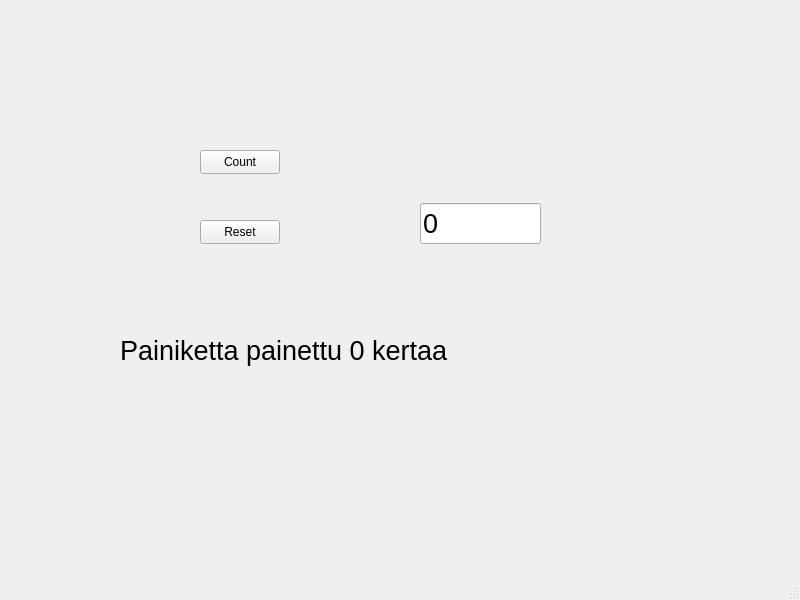
<?xml version="1.0" encoding="UTF-8"?>
<ui version="4.0">
 <class>MainWindow</class>
 <widget class="QMainWindow" name="MainWindow">
  <property name="geometry">
   <rect>
    <x>0</x>
    <y>0</y>
    <width>800</width>
    <height>600</height>
   </rect>
  </property>
  <property name="windowTitle">
   <string>MainWindow</string>
  </property>
  <widget class="QWidget" name="centralwidget">
   <widget class="QLineEdit" name="txtResult">
    <property name="geometry">
     <rect>
      <x>420</x>
      <y>203</y>
      <width>121</width>
      <height>41</height>
     </rect>
    </property>
    <property name="font">
     <font>
      <pointsize>20</pointsize>
     </font>
    </property>
    <property name="text">
     <string>0</string>
    </property>
   </widget>
   <widget class="QLabel" name="labelInfo">
    <property name="geometry">
     <rect>
      <x>120</x>
      <y>330</y>
      <width>421</width>
      <height>41</height>
     </rect>
    </property>
    <property name="font">
     <font>
      <pointsize>20</pointsize>
     </font>
    </property>
    <property name="text">
     <string>Painiketta painettu 0 kertaa</string>
    </property>
   </widget>
   <widget class="QPushButton" name="btnCount">
    <property name="geometry">
     <rect>
      <x>200</x>
      <y>150</y>
      <width>80</width>
      <height>24</height>
     </rect>
    </property>
    <property name="text">
     <string>Count</string>
    </property>
   </widget>
   <widget class="QPushButton" name="btnReset">
    <property name="geometry">
     <rect>
      <x>200</x>
      <y>220</y>
      <width>80</width>
      <height>24</height>
     </rect>
    </property>
    <property name="text">
     <string>Reset</string>
    </property>
   </widget>
  </widget>
  <widget class="QMenuBar" name="menubar">
   <property name="geometry">
    <rect>
     <x>0</x>
     <y>0</y>
     <width>800</width>
     <height>21</height>
    </rect>
   </property>
  </widget>
  <widget class="QStatusBar" name="statusbar"/>
 </widget>
 <resources/>
 <connections/>
</ui>
